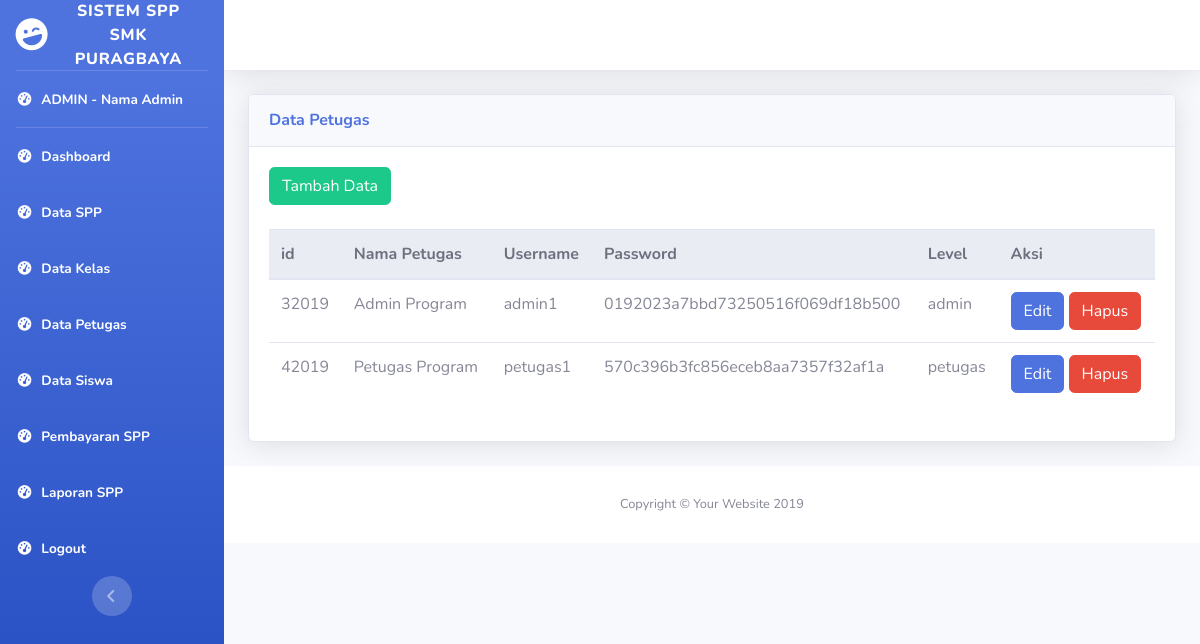
Page /admin-petugas.php on the committed database.
### tables this page shows
CREATE TABLE `petugas` (
  `id_petugas` int(11) NOT NULL,
  `username` varchar(25) NOT NULL,
  `password` varchar(32) NOT NULL,
  `nama_petugas` varchar(35) NOT NULL,
  `level` enum('admin','petugas') NOT NULL
);

### admin-petugas.php (the view, shortened to what this page needs)
<!DOCTYPE html>
<?php
  include("koneksi.php");
  $query = mysqli_query($mysqli,"select * from petugas");
?>
<html lang="en">
<head>
  <link href="vendor/fontawesome-free/css/all.min.css" rel="stylesheet" type="text/css">
  <link href="css/sb-admin-2.min.css" rel="stylesheet">
</head>
<body id="page-top">
  <div id="wrapper">
    <ul class="navbar-nav bg-gradient-primary sidebar sidebar-dark accordion" id="accordionSidebar">
      <a class="sidebar-brand d-flex align-items-center justify-content-center" href="index.html">
        <div class="sidebar-brand-icon rotate-n-15">
          <i class="fas fa-laugh-wink"></i>
        </div>
        <div class="sidebar-brand-text mx-3">Sistem SPP SMK Puragbaya </div>
      </a>
      <hr class="sidebar-divider my-0">
      <li class="nav-item active">
        <a class="nav-link" href="#">
          <i class="fas fa-fw fa-tachometer-alt"></i>
          <span>ADMIN - Nama Admin</span></a>
      </li>
      <hr class="sidebar-divider my-0">
      <li class="nav-item active">
        <a class="nav-link" href="admin-dashboard.php">
          <i class="fas fa-fw fa-tachometer-alt"></i>
          <span>Dashboard</span></a>
      </li>
      <li class="nav-item active">
        <a class="nav-link" href="admin-spp.php">
          <i class="fas fa-fw fa-tachometer-alt"></i>
          <span>Data SPP</span></a>
      </li>
      <li class="nav-item active">
        <a class="nav-link" href="admin-kelas.php">
          <i class="fas fa-fw fa-tachometer-alt"></i>
          <span>Data Kelas</span></a>
      </li>
      <li class="nav-item active">
        <a class="nav-link" href="admin-petugas.php">
          <i class="fas fa-fw fa-tachometer-alt"></i>
          <span>Data Petugas</span></a>
      </li>
      <li class="nav-item active">
        <a class="nav-link" href="admin-siswa.php">
          <i class="fas fa-fw fa-tachometer-alt"></i>
          <span>Data Siswa</span></a>
      </li>
      <li class="nav-item active">
        <a class="nav-link" href="admin-pembayaran.php">
          <i class="fas fa-fw fa-tachometer-alt"></i>
          <span>Pembayaran SPP</span></a>
      </li>
      <li class="nav-item active">
        <a class="nav-link" href="admin-laporan.php">
          <i class="fas fa-fw fa-tachometer-alt"></i>
          <span>Laporan SPP</span></a>
      </li>
      <li class="nav-item active">
        <a class="nav-link" href="logout.php">
          <i class="fas fa-fw fa-tachometer-alt"></i>
          <span>Logout</span></a>
      </li>
      <div class="text-center d-none d-md-inline">
        <button class="rounded-circle border-0" id="sidebarToggle"></button>
      </div>
    </ul>
    <div id="content-wrapper" class="d-flex flex-column">
      <div id="content">
        <nav class="navbar navbar-expand navbar-light bg-white topbar mb-4 static-top shadow">
        </nav>
        <div class="container-fluid">
          <div class="row">
            <div class="col-xl-12 col-lg-12">
              <div class="card shadow mb-4">
                <div class="card-header py-3 d-flex flex-row align-items-center justify-content-between">
                  <h6 class="m-0 font-weight-bold text-primary">Data Petugas</h6>
                </div>
                <div class="card-body">
                <a href="#">
                    <button type="button" class="btn btn-success">Tambah Data</button><br><br>
                  </a>
                  <table class ="table">
                    <thead class="thead-light">
                      <tr>
                        <th scope="col">id</th>
                        <th scope="col">Nama Petugas</th>
                        <th scope="col">Username</th>
                        <th scope="col">Password</th>
                        <th scope="col">Level</th>
                        <th scope="col">Aksi</th>
                      </tr>
                    </thead>
                    <tbody>
                      <?php
                        while($petugas=mysqli_fetch_array($query)){
                      ?>
                      <tr>
                        <td> <?php echo $petugas['id_petugas'];?> </td>
                        <td> <?php echo $petugas['nama_petugas'];?> </td>
                        <td> <?php echo $petugas['username'];?> </td>
                        <td> <?php echo md5($petugas['password']);?> </td>
                        <td> <?php echo $petugas['level'];?> </td>
                        <td>
                          <a href="#"><button type="button" class="btn btn-primary">Edit</button></a>
                          <a href="#"><button type="button" class="btn btn-danger">Hapus</button></a>
                        </td>
                      </tr>
                        <?php } ?>
                    </tbody>
                  </table>
                </div>
              </div>
            </div>
        </div>
      </div>
      <footer class="sticky-footer bg-white">
        <div class="container my-auto">
          <div class="copyright text-center my-auto">
            <span>Copyright &copy; Your Website 2019</span>
          </div>
        </div>
      </footer>
    </div>
  </div>
</body>
</html>

### rows in the picture
petugas: id_petugas "32019", nama_petugas "Admin Program", username "admin1", password "0192023a7bbd73250516f069df18b500", level "admin"
petugas: id_petugas "42019", nama_petugas "Petugas Program", username "petugas1", password "570c396b3fc856eceb8aa7357f32af1a", level "petugas"
